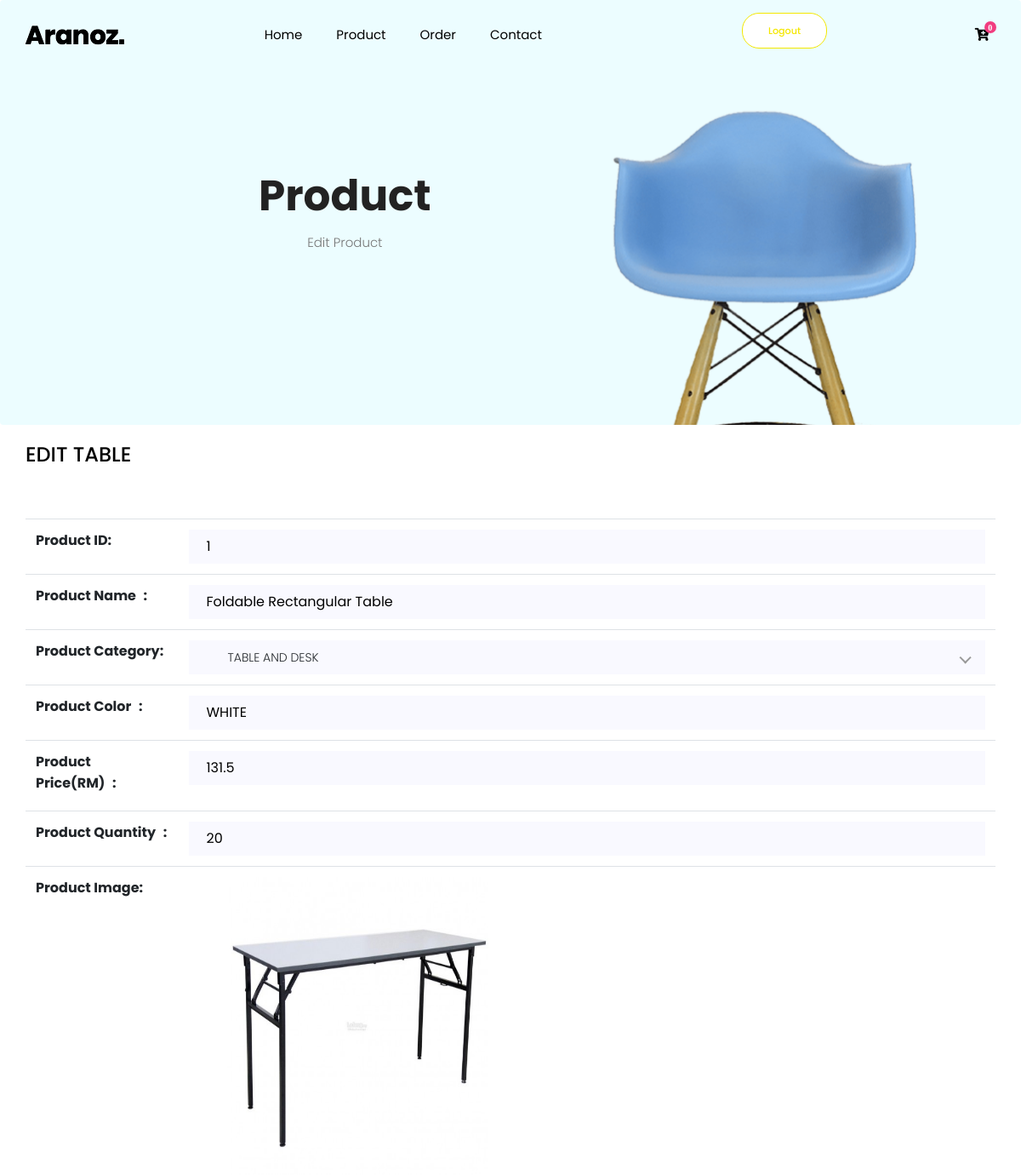
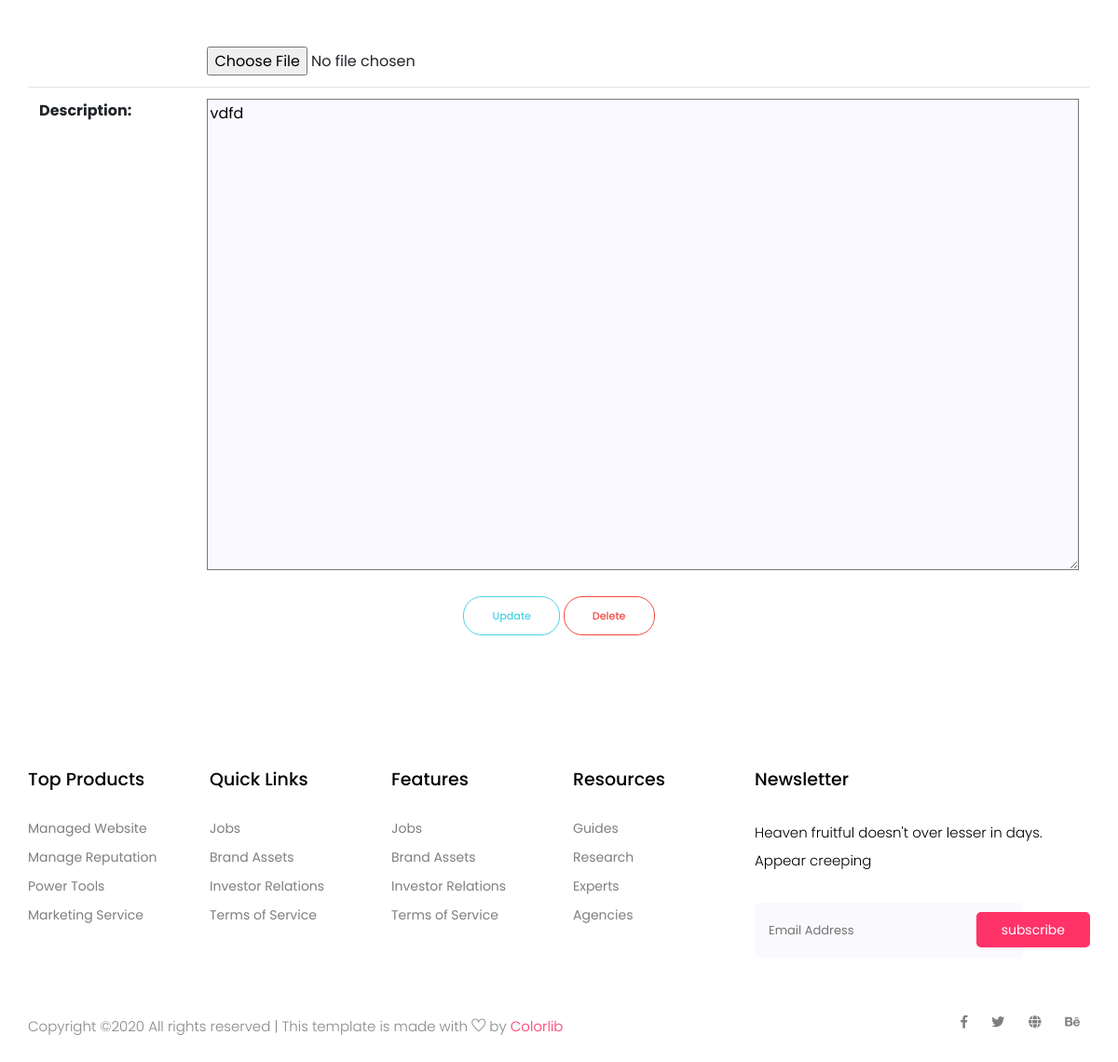
The page /editproduct.php?productid=1 (signed in) on the database its author committed (2 pictures, top to bottom).
### tables this page shows
CREATE TABLE `product` (
  `ProductID` int(10) NOT NULL AUTO_INCREMENT,
  `ProductName` varchar(100) NOT NULL,
  `ProductCategory` varchar(50) NOT NULL,
  `ProductColor` varchar(50) NOT NULL,
  `ProductQuantity` int(10) NOT NULL DEFAULT '0',
  `ProductImg` longtext NOT NULL,
  `ProductImgType` varchar(25) NOT NULL DEFAULT '',
  `ProductPrice` float NOT NULL,
  `ProductDescription` varchar(5000) NOT NULL DEFAULT '',
  PRIMARY KEY (`ProductID`)
);

### function/retrievedata.php (called while the page is built, shortened)
<?php
require_once("all.php");
if(isset($_GET['productid'])){
  $sqlview = "SELECT * FROM `product` WHERE (`ProductID` = '".$_GET['productid']."')";
  $result = mysqli_query($con,$sqlview);
  $row = mysqli_fetch_assoc($result);
}
 ?>

### editproduct.php (the view, shortened to what this page needs)
<?php
include 'includes/header.php';
require_once("all.php");
include("function/retrievedata.php");
include("function/update.php");
 ?>
 <head>
 </head>
 <body>
    <section class="breadcrumb breadcrumb_bg">
      <div class="container">
        <div class="row">
          <div class="col-lg-8">
            <div class="breadcrumb_iner text-center">
              <div class="breadcrumb_iner_item">
                <h2>Product </h2>
                <p>Edit Product</p>
              </div>
            </div>
          </div>
        </div>
      </div>
    </section>
    <div class="whole-wrap">
  		<div class="container box_1170"></br>
        <form name="editproduct" action="editproduct.php" method="post" enctype="multipart/form-data">
          <h3 class="mb-30">EDIT TABLE</h3>
          <table class="table table-hower">
          <tr>
            <th><label for="productid"> Product ID: </label></th>
            <td><input type="number" name="productid" value="<?php echo $row['ProductID']; ?>"  class="single-input"  readonly></td>
          </tr>
          <tr>
            <th><label for="productname"> Product Name<span id="name" style="visibility: hidden; color:red;">*</span>: </label></th>
            <td><input type="text" name="productname" value="<?php echo $row['ProductName'];?>" maxlength="100" class="single-input" required onblur="checkName(this)"></td>
          </tr>
          <tr>
            <th><label for="productcategory"> Product Category: </label></th>
            <td><div class="form-select" id="default-select">
            </div></td>
          </tr>
          <tr>
            <th><label for="productcolor"> Product Color<span id="name" style="visibility: hidden; color:red;">*</span>: </label></th>
            <td><input name="productcolor" type="text" maxlength="50" value="<?php echo $row['ProductColor'];?>" class="single-input" required onblur="checkColor(this)"></td>
          </tr>
          <tr>
            <th><label for="productprice"> Product Price(RM)<span id="name" style="visibility: hidden; color:red;">*</span>: </label></th>
            <td><input name="productprice" type="number" maxlength="10" value="<?php echo $row["ProductPrice"];?>"  step="0.01" min="0" max="10000000000" class="single-input" required onblur="checkPrice(this)"></td>
          </tr>
          <tr>
            <th><label for="productquantity"> Product Quantity<span id="name" style="visibility: hidden; color:red;">*</span>: </label></th>
            <td><input name="productquantity" type="number" maxlength="10" value="<?php echo $row['ProductQuantity'];?>" class="single-input" required onblur="checkQuantity(this)"></td>
          </tr>
          <tr>
            <th><label for="productimg"> Product Image: </label></th>
            <td>  <?php
               $image = $row['ProductImg'];
               $image_src = "uploads/".$image;
                ?>
          <div id="img">   <img src= "<?php echo $image_src; ?>" width="400" height="350" alt="image"></div></br></br>
             <input name="productimg" id="productimg" type="file" onchange="checkImage2()"></td>
          </tr>
          <tr>
            <th><label for="productdescription"> Description: </label></th>
            <td><textarea rows="20" cols="70" name="productdescription" class="input-group" white-space="pre-wrap" style="background-color:#f9f9ff;"><?php echo $row['ProductDescription'];?></textarea></td>
          </tr>
          </table>
          <div align="center" margin-left='10px'>
            <button type="submit" class="genric-btn success-border circle" name="update">Update</button>
            <button type="submit" class="genric-btn danger-border circle" name="delete">Delete</button>
          </div>
        </form>
      </div>
    </div>
<?php
  include 'includes/footer.php';
   ?>
 </body>

### rows shown on the page
product: productid "1", productname "Foldable Rectangular Table", productcolor "WHITE", productprice "131.5", productquantity "20", ProductImg (picture), productdescription "vdfd"
